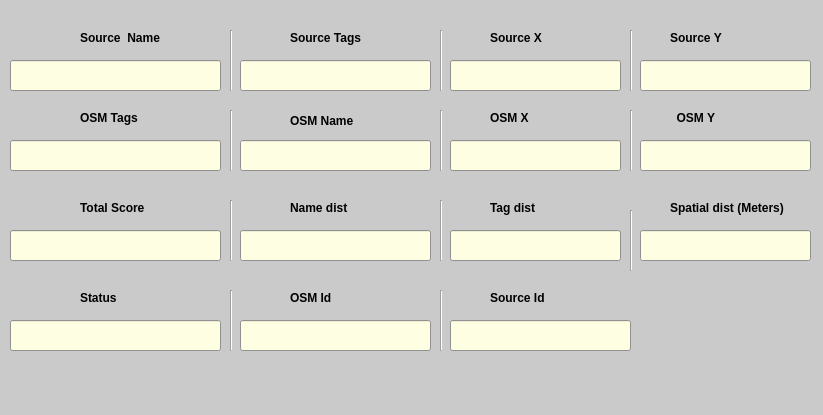
<?xml version="1.0" encoding="UTF-8"?>
<ui version="4.0">
 <class>Dialog</class>
 <widget class="QDialog" name="Dialog">
  <property name="geometry">
   <rect>
    <x>0</x>
    <y>0</y>
    <width>823</width>
    <height>415</height>
   </rect>
  </property>
  <property name="palette">
   <palette>
    <active>
     <colorrole role="Base">
      <brush brushstyle="SolidPattern">
       <color alpha="255">
        <red>254</red>
        <green>255</green>
        <blue>226</blue>
       </color>
      </brush>
     </colorrole>
     <colorrole role="Window">
      <brush brushstyle="SolidPattern">
       <color alpha="255">
        <red>202</red>
        <green>202</green>
        <blue>202</blue>
       </color>
      </brush>
     </colorrole>
    </active>
    <inactive>
     <colorrole role="Base">
      <brush brushstyle="SolidPattern">
       <color alpha="255">
        <red>254</red>
        <green>255</green>
        <blue>226</blue>
       </color>
      </brush>
     </colorrole>
     <colorrole role="Window">
      <brush brushstyle="SolidPattern">
       <color alpha="255">
        <red>202</red>
        <green>202</green>
        <blue>202</blue>
       </color>
      </brush>
     </colorrole>
    </inactive>
    <disabled>
     <colorrole role="Base">
      <brush brushstyle="SolidPattern">
       <color alpha="255">
        <red>202</red>
        <green>202</green>
        <blue>202</blue>
       </color>
      </brush>
     </colorrole>
     <colorrole role="Window">
      <brush brushstyle="SolidPattern">
       <color alpha="255">
        <red>202</red>
        <green>202</green>
        <blue>202</blue>
       </color>
      </brush>
     </colorrole>
    </disabled>
   </palette>
  </property>
  <property name="windowTitle">
   <string>Dialog</string>
  </property>
  <widget class="QLabel" name="label">
   <property name="geometry">
    <rect>
     <x>80</x>
     <y>30</y>
     <width>101</width>
     <height>16</height>
    </rect>
   </property>
   <property name="font">
    <font>
     <pointsize>9</pointsize>
     <weight>75</weight>
     <bold>true</bold>
    </font>
   </property>
   <property name="text">
    <string>Source  Name</string>
   </property>
  </widget>
  <widget class="QLabel" name="label_2">
   <property name="geometry">
    <rect>
     <x>290</x>
     <y>30</y>
     <width>101</width>
     <height>16</height>
    </rect>
   </property>
   <property name="font">
    <font>
     <pointsize>9</pointsize>
     <weight>75</weight>
     <bold>true</bold>
    </font>
   </property>
   <property name="text">
    <string>Source Tags</string>
   </property>
  </widget>
  <widget class="QLabel" name="label_3">
   <property name="geometry">
    <rect>
     <x>490</x>
     <y>30</y>
     <width>71</width>
     <height>16</height>
    </rect>
   </property>
   <property name="font">
    <font>
     <pointsize>9</pointsize>
     <weight>75</weight>
     <bold>true</bold>
    </font>
   </property>
   <property name="text">
    <string>Source X</string>
   </property>
  </widget>
  <widget class="QLabel" name="label_4">
   <property name="geometry">
    <rect>
     <x>670</x>
     <y>30</y>
     <width>71</width>
     <height>16</height>
    </rect>
   </property>
   <property name="font">
    <font>
     <pointsize>9</pointsize>
     <weight>75</weight>
     <bold>true</bold>
    </font>
   </property>
   <property name="text">
    <string>Source Y</string>
   </property>
  </widget>
  <widget class="QLabel" name="label_5">
   <property name="geometry">
    <rect>
     <x>290</x>
     <y>290</y>
     <width>61</width>
     <height>16</height>
    </rect>
   </property>
   <property name="font">
    <font>
     <pointsize>9</pointsize>
     <weight>75</weight>
     <bold>true</bold>
    </font>
   </property>
   <property name="text">
    <string>OSM Id</string>
   </property>
  </widget>
  <widget class="QLabel" name="label_6">
   <property name="geometry">
    <rect>
     <x>290</x>
     <y>110</y>
     <width>71</width>
     <height>21</height>
    </rect>
   </property>
   <property name="font">
    <font>
     <pointsize>9</pointsize>
     <weight>75</weight>
     <bold>true</bold>
    </font>
   </property>
   <property name="text">
    <string>OSM Name</string>
   </property>
  </widget>
  <widget class="QLabel" name="label_7">
   <property name="geometry">
    <rect>
     <x>80</x>
     <y>110</y>
     <width>71</width>
     <height>16</height>
    </rect>
   </property>
   <property name="font">
    <font>
     <pointsize>9</pointsize>
     <weight>75</weight>
     <bold>true</bold>
    </font>
   </property>
   <property name="text">
    <string>OSM Tags</string>
   </property>
  </widget>
  <widget class="QLabel" name="label_8">
   <property name="geometry">
    <rect>
     <x>490</x>
     <y>110</y>
     <width>61</width>
     <height>16</height>
    </rect>
   </property>
   <property name="font">
    <font>
     <pointsize>9</pointsize>
     <weight>75</weight>
     <bold>true</bold>
    </font>
   </property>
   <property name="text">
    <string>OSM X</string>
   </property>
  </widget>
  <widget class="QLabel" name="label_9">
   <property name="geometry">
    <rect>
     <x>670</x>
     <y>110</y>
     <width>51</width>
     <height>16</height>
    </rect>
   </property>
   <property name="font">
    <font>
     <pointsize>9</pointsize>
     <weight>75</weight>
     <bold>true</bold>
    </font>
   </property>
   <property name="text">
    <string>  OSM Y</string>
   </property>
  </widget>
  <widget class="QLabel" name="label_10">
   <property name="geometry">
    <rect>
     <x>80</x>
     <y>200</y>
     <width>71</width>
     <height>16</height>
    </rect>
   </property>
   <property name="font">
    <font>
     <pointsize>9</pointsize>
     <weight>75</weight>
     <bold>true</bold>
    </font>
   </property>
   <property name="text">
    <string>Total Score</string>
   </property>
  </widget>
  <widget class="QLabel" name="label_11">
   <property name="geometry">
    <rect>
     <x>290</x>
     <y>200</y>
     <width>71</width>
     <height>16</height>
    </rect>
   </property>
   <property name="font">
    <font>
     <pointsize>9</pointsize>
     <weight>75</weight>
     <bold>true</bold>
    </font>
   </property>
   <property name="text">
    <string>Name dist</string>
   </property>
  </widget>
  <widget class="QLabel" name="label_12">
   <property name="geometry">
    <rect>
     <x>490</x>
     <y>200</y>
     <width>51</width>
     <height>16</height>
    </rect>
   </property>
   <property name="font">
    <font>
     <pointsize>9</pointsize>
     <weight>75</weight>
     <bold>true</bold>
    </font>
   </property>
   <property name="text">
    <string>Tag dist</string>
   </property>
  </widget>
  <widget class="QLineEdit" name="source_name">
   <property name="geometry">
    <rect>
     <x>10</x>
     <y>60</y>
     <width>211</width>
     <height>31</height>
    </rect>
   </property>
   <property name="palette">
    <palette>
     <active>
      <colorrole role="WindowText">
       <brush brushstyle="SolidPattern">
        <color alpha="255">
         <red>145</red>
         <green>104</green>
         <blue>77</blue>
        </color>
       </brush>
      </colorrole>
     </active>
     <inactive>
      <colorrole role="WindowText">
       <brush brushstyle="SolidPattern">
        <color alpha="255">
         <red>145</red>
         <green>104</green>
         <blue>77</blue>
        </color>
       </brush>
      </colorrole>
     </inactive>
     <disabled>
      <colorrole role="WindowText">
       <brush brushstyle="SolidPattern">
        <color alpha="255">
         <red>120</red>
         <green>120</green>
         <blue>120</blue>
        </color>
       </brush>
      </colorrole>
     </disabled>
    </palette>
   </property>
   <property name="font">
    <font>
     <pointsize>9</pointsize>
    </font>
   </property>
  </widget>
  <widget class="Line" name="line_2">
   <property name="geometry">
    <rect>
     <x>230</x>
     <y>30</y>
     <width>3</width>
     <height>61</height>
    </rect>
   </property>
   <property name="orientation">
    <enum>Qt::Vertical</enum>
   </property>
  </widget>
  <widget class="QLineEdit" name="source_tags">
   <property name="geometry">
    <rect>
     <x>240</x>
     <y>60</y>
     <width>191</width>
     <height>31</height>
    </rect>
   </property>
   <property name="font">
    <font>
     <pointsize>9</pointsize>
    </font>
   </property>
  </widget>
  <widget class="Line" name="line_3">
   <property name="geometry">
    <rect>
     <x>440</x>
     <y>30</y>
     <width>3</width>
     <height>61</height>
    </rect>
   </property>
   <property name="orientation">
    <enum>Qt::Vertical</enum>
   </property>
  </widget>
  <widget class="QLineEdit" name="source_x">
   <property name="geometry">
    <rect>
     <x>450</x>
     <y>60</y>
     <width>171</width>
     <height>31</height>
    </rect>
   </property>
   <property name="font">
    <font>
     <pointsize>9</pointsize>
    </font>
   </property>
   <property name="alignment">
    <set>Qt::AlignLeading|Qt::AlignLeft|Qt::AlignVCenter</set>
   </property>
  </widget>
  <widget class="QLineEdit" name="source_y">
   <property name="geometry">
    <rect>
     <x>640</x>
     <y>60</y>
     <width>171</width>
     <height>31</height>
    </rect>
   </property>
   <property name="font">
    <font>
     <pointsize>9</pointsize>
    </font>
   </property>
   <property name="alignment">
    <set>Qt::AlignLeading|Qt::AlignLeft|Qt::AlignVCenter</set>
   </property>
  </widget>
  <widget class="Line" name="line_4">
   <property name="geometry">
    <rect>
     <x>630</x>
     <y>30</y>
     <width>3</width>
     <height>61</height>
    </rect>
   </property>
   <property name="orientation">
    <enum>Qt::Vertical</enum>
   </property>
  </widget>
  <widget class="QLineEdit" name="osm_id">
   <property name="geometry">
    <rect>
     <x>240</x>
     <y>320</y>
     <width>191</width>
     <height>31</height>
    </rect>
   </property>
   <property name="font">
    <font>
     <pointsize>9</pointsize>
    </font>
   </property>
  </widget>
  <widget class="QLineEdit" name="osm_name">
   <property name="geometry">
    <rect>
     <x>240</x>
     <y>140</y>
     <width>191</width>
     <height>31</height>
    </rect>
   </property>
   <property name="font">
    <font>
     <pointsize>9</pointsize>
    </font>
   </property>
  </widget>
  <widget class="QLineEdit" name="osm_tags">
   <property name="geometry">
    <rect>
     <x>10</x>
     <y>140</y>
     <width>211</width>
     <height>31</height>
    </rect>
   </property>
   <property name="font">
    <font>
     <pointsize>9</pointsize>
    </font>
   </property>
   <property name="inputMethodHints">
    <set>Qt::ImhMultiLine</set>
   </property>
  </widget>
  <widget class="QLineEdit" name="osm_x">
   <property name="geometry">
    <rect>
     <x>450</x>
     <y>140</y>
     <width>171</width>
     <height>31</height>
    </rect>
   </property>
   <property name="font">
    <font>
     <pointsize>9</pointsize>
    </font>
   </property>
   <property name="alignment">
    <set>Qt::AlignLeading|Qt::AlignLeft|Qt::AlignVCenter</set>
   </property>
  </widget>
  <widget class="QLineEdit" name="osm_y">
   <property name="geometry">
    <rect>
     <x>640</x>
     <y>140</y>
     <width>171</width>
     <height>31</height>
    </rect>
   </property>
   <property name="font">
    <font>
     <pointsize>9</pointsize>
    </font>
   </property>
   <property name="alignment">
    <set>Qt::AlignLeading|Qt::AlignLeft|Qt::AlignVCenter</set>
   </property>
  </widget>
  <widget class="QLineEdit" name="tot_score">
   <property name="geometry">
    <rect>
     <x>10</x>
     <y>230</y>
     <width>211</width>
     <height>31</height>
    </rect>
   </property>
   <property name="font">
    <font>
     <pointsize>9</pointsize>
    </font>
   </property>
  </widget>
  <widget class="QLineEdit" name="name_dist">
   <property name="geometry">
    <rect>
     <x>240</x>
     <y>230</y>
     <width>191</width>
     <height>31</height>
    </rect>
   </property>
   <property name="font">
    <font>
     <pointsize>9</pointsize>
    </font>
   </property>
  </widget>
  <widget class="QLineEdit" name="tag_dist">
   <property name="geometry">
    <rect>
     <x>450</x>
     <y>230</y>
     <width>171</width>
     <height>31</height>
    </rect>
   </property>
   <property name="font">
    <font>
     <pointsize>9</pointsize>
    </font>
   </property>
   <property name="alignment">
    <set>Qt::AlignLeading|Qt::AlignLeft|Qt::AlignVCenter</set>
   </property>
  </widget>
  <widget class="QLabel" name="label_13">
   <property name="geometry">
    <rect>
     <x>670</x>
     <y>200</y>
     <width>131</width>
     <height>16</height>
    </rect>
   </property>
   <property name="font">
    <font>
     <pointsize>9</pointsize>
     <weight>75</weight>
     <bold>true</bold>
    </font>
   </property>
   <property name="text">
    <string>Spatial dist (Meters)</string>
   </property>
  </widget>
  <widget class="QLabel" name="label_14">
   <property name="geometry">
    <rect>
     <x>80</x>
     <y>290</y>
     <width>61</width>
     <height>16</height>
    </rect>
   </property>
   <property name="font">
    <font>
     <pointsize>9</pointsize>
     <weight>75</weight>
     <bold>true</bold>
    </font>
   </property>
   <property name="text">
    <string>Status</string>
   </property>
  </widget>
  <widget class="QLineEdit" name="spatial_dist_meters">
   <property name="geometry">
    <rect>
     <x>640</x>
     <y>230</y>
     <width>171</width>
     <height>31</height>
    </rect>
   </property>
   <property name="font">
    <font>
     <pointsize>9</pointsize>
    </font>
   </property>
  </widget>
  <widget class="QLineEdit" name="status">
   <property name="geometry">
    <rect>
     <x>10</x>
     <y>320</y>
     <width>211</width>
     <height>31</height>
    </rect>
   </property>
   <property name="font">
    <font>
     <pointsize>9</pointsize>
    </font>
   </property>
   <property name="alignment">
    <set>Qt::AlignLeading|Qt::AlignLeft|Qt::AlignVCenter</set>
   </property>
  </widget>
  <widget class="Line" name="line_5">
   <property name="geometry">
    <rect>
     <x>230</x>
     <y>110</y>
     <width>3</width>
     <height>61</height>
    </rect>
   </property>
   <property name="orientation">
    <enum>Qt::Vertical</enum>
   </property>
  </widget>
  <widget class="Line" name="line_6">
   <property name="geometry">
    <rect>
     <x>440</x>
     <y>110</y>
     <width>3</width>
     <height>61</height>
    </rect>
   </property>
   <property name="orientation">
    <enum>Qt::Vertical</enum>
   </property>
  </widget>
  <widget class="Line" name="line_7">
   <property name="geometry">
    <rect>
     <x>630</x>
     <y>110</y>
     <width>3</width>
     <height>61</height>
    </rect>
   </property>
   <property name="orientation">
    <enum>Qt::Vertical</enum>
   </property>
  </widget>
  <widget class="Line" name="line_8">
   <property name="geometry">
    <rect>
     <x>230</x>
     <y>200</y>
     <width>3</width>
     <height>61</height>
    </rect>
   </property>
   <property name="orientation">
    <enum>Qt::Vertical</enum>
   </property>
  </widget>
  <widget class="Line" name="line_9">
   <property name="geometry">
    <rect>
     <x>440</x>
     <y>200</y>
     <width>3</width>
     <height>61</height>
    </rect>
   </property>
   <property name="orientation">
    <enum>Qt::Vertical</enum>
   </property>
  </widget>
  <widget class="Line" name="line_10">
   <property name="geometry">
    <rect>
     <x>630</x>
     <y>210</y>
     <width>3</width>
     <height>61</height>
    </rect>
   </property>
   <property name="orientation">
    <enum>Qt::Vertical</enum>
   </property>
  </widget>
  <widget class="Line" name="line_11">
   <property name="geometry">
    <rect>
     <x>230</x>
     <y>290</y>
     <width>3</width>
     <height>61</height>
    </rect>
   </property>
   <property name="orientation">
    <enum>Qt::Vertical</enum>
   </property>
  </widget>
  <widget class="QLabel" name="label_15">
   <property name="geometry">
    <rect>
     <x>490</x>
     <y>290</y>
     <width>81</width>
     <height>16</height>
    </rect>
   </property>
   <property name="font">
    <font>
     <pointsize>9</pointsize>
     <weight>75</weight>
     <bold>true</bold>
    </font>
   </property>
   <property name="text">
    <string>Source Id</string>
   </property>
  </widget>
  <widget class="QLineEdit" name="source_id">
   <property name="geometry">
    <rect>
     <x>450</x>
     <y>320</y>
     <width>181</width>
     <height>31</height>
    </rect>
   </property>
   <property name="font">
    <font>
     <pointsize>9</pointsize>
    </font>
   </property>
  </widget>
  <widget class="Line" name="line_12">
   <property name="geometry">
    <rect>
     <x>440</x>
     <y>290</y>
     <width>3</width>
     <height>61</height>
    </rect>
   </property>
   <property name="orientation">
    <enum>Qt::Vertical</enum>
   </property>
  </widget>
 </widget>
 <resources/>
 <connections/>
</ui>
